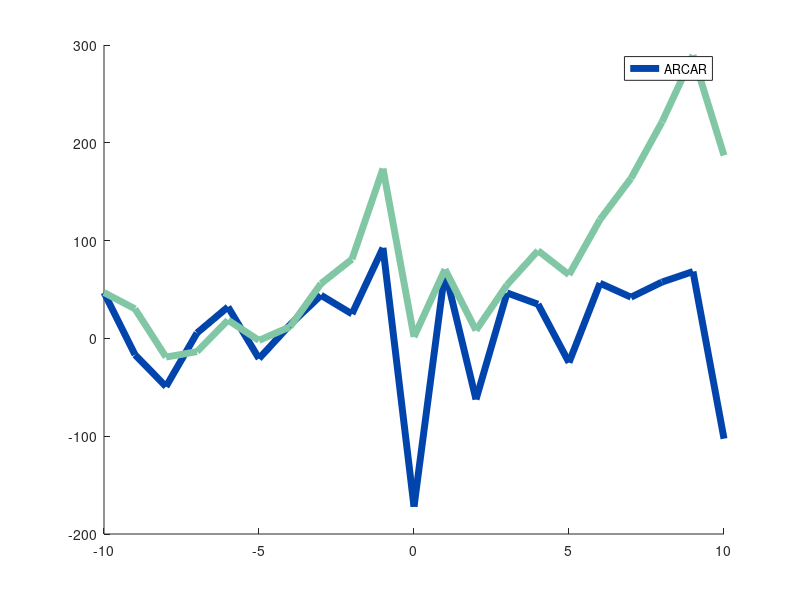

MATLAB code to generate this figure:
t = -10:10;
InsuranceAR = [99.02159977
6.570728756
-49.17094975
-15.1027983
34.88151598
-46.05477693
-64.20676556
-15.98314531
-22.62100692
38.40275369
-6.704543378
-2.707873178
49.91733179
27.36405915
0.813214167
37.52255703
-13.34225462
-37.65637165
6.570578398
-15.98329567
-21.74020883
];
InsuranceCAR = [99.02159977
105.5923285
56.42137877
41.31858047
76.20009646
30.14531953
-34.06144603
-50.04459135
-72.66559826
-34.26284458
-40.96738796
-43.67526113
6.242070655
33.60612981
34.41934397
71.941901
58.59964638
20.94327473
27.51385313
11.53055746
-10.20965137
];
GasAR = [-16.51724384
-16.51724384
28.90572428
-7.432377679
60.70252874
33.44747602
-61.94021197
-2.890171712
15.27865215
37.99059045
-21.05944981
-11.97503787
-16.51678961
6.19469445
-7.432831909
-2.890171712
-2.890171712
-11.97458365
10.73690042
19.82176658
24.36397255
];
GasCAR = [-16.51724384
-33.03448768
-4.1287634
-11.56114108
49.14138766
82.58886368
20.64865171
17.75848
33.03713215
71.0277226
49.96827279
37.99323492
21.4764453
27.67113975
20.23830785
17.34813613
14.45796442
2.483380775
13.22028119
33.04204777
57.40602032
];
ShipAR = [46.89324246
-16.69930192
-49.29046502
5.558120406
32.18748247
-20.67383595
13.90462596
44.11106864
25.03330533
92.60038373
-172.1035823
69.15066479
-62.4064432
46.49578905
34.96964038
-24.64836997
56.43212411
42.12378573
57.62450022
68.35572618
-102.5492209
];
ShipCAR = [46.89324246
30.19394053
-19.09652449
-13.53840408
18.64907839
-2.024757562
11.8798684
55.99093703
81.02424236
173.6246261
1.521043839
70.67170862
8.265265428
54.76105448
89.73069487
65.0823249
121.514449
163.6382347
221.262735
289.6184611
187.0692402
];
hold on;
% plot(t, InsuranceAR, 'LineWidth', 5, 'Color', '#0145AC');
% plot(t, InsuranceCAR, 'LineWidth', 5, 'Color', '#82C7A5');
% plot(t, GasAR, 'LineWidth', 5, 'Color', '#0145AC');
% plot(t, GasCAR, 'LineWidth', 5, 'Color', '#82C7A5');
plot(t, ShipAR, 'LineWidth', 5, 'Color', '#0145AC');
plot(t, ShipCAR, 'LineWidth', 5, 'Color', '#82C7A5');
legend(["AR", "CAR"]);
hold off;